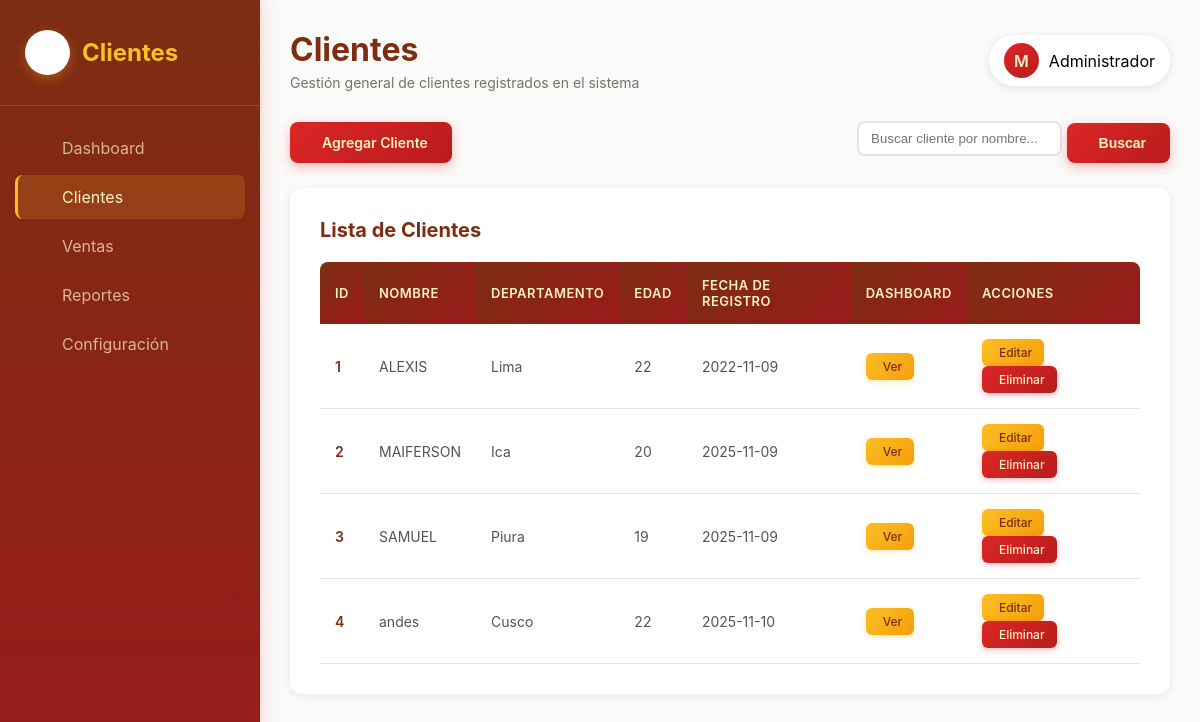
The page /clientes.php on the database its author committed.
### tables this page shows
CREATE TABLE `clientes` (
  `id` bigint(20) UNSIGNED NOT NULL,
  `nombre` varchar(255) NOT NULL,
  `apellido` varchar(100) NOT NULL,
  `telefono` varchar(15) DEFAULT NULL,
  `correo` varchar(150) DEFAULT NULL,
  `direccion` varchar(200) DEFAULT NULL,
  `departamento` varchar(255) NOT NULL,
  `fecha_nacimiento` date DEFAULT NULL,
  `edad` int(11) NOT NULL,
  `fecha_registro` varchar(10) NOT NULL
);

### funciones.php (called while the page is built, shortened)
<?php
function obtenerBD()
{
    $password = "";
    $user = "root";
    $dbName = "crm";
    $database = new PDO('mysql:host=localhost;dbname=' . $dbName, $user, $password);
    $database->query("set names utf8;");
    $database->setAttribute(PDO::ATTR_EMULATE_PREPARES, FALSE);
    $database->setAttribute(PDO::ATTR_ERRMODE, PDO::ERRMODE_EXCEPTION);
    $database->setAttribute(PDO::ATTR_DEFAULT_FETCH_MODE, PDO::FETCH_OBJ);
    return $database;
}
function obtenerClientes()
{
    $bd = obtenerBD();
    $sentencia = $bd->query("SELECT id, nombre, edad, departamento, fecha_registro FROM clientes");
    return $sentencia->fetchAll();
}

### clientes.php (the view, shortened to what this page needs)
<?php
include_once "funciones.php";
if (!isset($_GET["busqueda"]) || empty($_GET["busqueda"])) {
    $clientes = obtenerClientes();
} else {
    $clientes = buscarClientes($_GET["busqueda"]);
}
?>
<aside class="sidebar">
    <div class="sidebar-logo">
        <div class="sidebar-logo-icon">
        </div>
        <h2>Clientes</h2>
    </div>
    <ul class="sidebar-menu">
        <li>
            <a href="dashboard.php">
                <span>Dashboard</span>
            </a>
        </li>
        <li>
            <a href="clientes.php" class="active">
                <span>Clientes</span>
            </a>
        </li>
        <li>
            <a href="ventas.php">
                <span>Ventas</span>
            </a>
        </li>
        <li>
            <a href="reportes.php">
                <span>Reportes</span>
            </a>
        </li>
        <li>
            <a href="configuracion.php">
                <span>Configuración</span>
            </a>
        </li>
    </ul>
</aside>
<div class="main-content">
    <div class="header">
        <div class="header-left">
            <h1><i class="fas fa-users"></i> Clientes</h1>
            <p>Gestión general de clientes registrados en el sistema</p>
        </div>
        <div class="header-right">
            <div class="user-profile">
                <div class="user-avatar">M</div>
                <span>Administrador</span>
            </div>
        </div>
    </div>
    <div class="action-bar">
        <a href="formulario_agregar_cliente.php" class="btn">
            <i class="fas fa-user-plus"></i> Agregar Cliente
        </a>
        <form action="clientes.php" method="get" class="d-flex" style="gap:10px;">
            <input type="text" name="busqueda"
                value="<?php echo isset($_GET["busqueda"]) ? htmlspecialchars($_GET["busqueda"]) : ""; ?>"
                placeholder="Buscar cliente por nombre..."
                class="form-control" style="border:2px solid #e7e5e4; border-radius:8px; padding:8px 12px;">
            <button type="submit" class="btn">
                <i class="fas fa-search"></i> Buscar
            </button>
        </form>
    </div>
    <div class="table-container">
        <div class="table-header">
            <h2><i class="fas fa-list"></i> Lista de Clientes</h2>
        </div>
        <table id="tablaClientes" class="display">
            <thead>
                <tr>
                    <th>ID</th>
                    <th>Nombre</th>
                    <th>Departamento</th>
                    <th>Edad</th>
                    <th>Fecha de Registro</th>
                    <th>Dashboard</th>
                    <th>Acciones</th>
                </tr>
            </thead>
            <tbody>
                <?php foreach ($clientes as $cliente) { ?>
                    <tr>
                        <td><?php echo $cliente->id; ?></td>
                        <td><?php echo htmlspecialchars($cliente->nombre); ?></td>
                        <td><?php echo htmlspecialchars($cliente->departamento); ?></td>
                        <td><?php echo htmlspecialchars($cliente->edad); ?></td>
                        <td><?php echo htmlspecialchars($cliente->fecha_registro); ?></td>
                        <td>
                            <a class="btn-small btn-edit" href="dashboard_cliente.php?id=<?php echo $cliente->id; ?>">
                                <i class="fas fa-chart-line"></i> Ver
                            </a>
                        </td>
                        <td>
                            <a href="formulario_editar_cliente.php?id=<?php echo $cliente->id; ?>" class="btn-small btn-edit">
                                <i class="fas fa-edit"></i> Editar
                            </a>
                            <a href="eliminar_cliente.php?id=<?php echo $cliente->id; ?>"
                               class="btn-small btn-delete"
                               onclick="return confirm('¿Estás seguro de eliminar este cliente?');">
                                <i class="fas fa-trash"></i> Eliminar
                            </a>
                        </td>
                    </tr>
                <?php } ?>
            </tbody>
        </table>
    </div>
</div>
<?php include_once "pie.php"; ?>

### pie.php (shortened to what this page needs)
</body>
</html>

### clientes.php (style rules this page uses)
* { margin: 0; padding: 0; box-sizing: border-box; }
.sidebar { width: 260px; background: linear-gradient(180deg, #7c2d12 0%, #991b1b 100%); color: white; padding: 30px 0; position: fixed; height: 100vh; overflow-y: auto; box-shadow: 4px 0 15px rgba(220, 38, 38, 0.15); }
.sidebar-logo { padding: 0 25px 30px; border-bottom: 1px solid rgba(251, 191, 36, 0.2); margin-bottom: 20px; display: flex; align-items: center; gap: 12px; }
.sidebar-logo-icon { width: 45px; height: 45px; background: white; border-radius: 50%; display: flex; align-items: center; justify-content: center; box-shadow: 0 4px 12px rgba(251, 191, 36, 0.3); padding: 5px; }
.sidebar-logo h2 { font-size: 24px; font-weight: 700; color: #fbbf24; }
.sidebar-menu { list-style: none; padding: 0 15px; }
.sidebar-menu li { margin-bottom: 5px; }
.sidebar-menu a { display: flex; align-items: center; padding: 12px 15px; color: rgba(254, 243, 199, 0.7); text-decoration: none; border-radius: 8px; transition: all 0.3s; }
.sidebar-menu a:hover, .sidebar-menu a.active { background-color: rgba(251, 191, 36, 0.15); color: #fef3c7; border-left: 3px solid #fbbf24; padding-left: 12px; }
.main-content { margin-left: 260px; flex: 1; padding: 30px; }
.header { display: flex; justify-content: space-between; align-items: center; margin-bottom: 30px; }
.header-left h1 { font-size: 32px; color: #7c2d12; margin-bottom: 5px; }
.header-left p { color: #78716c; font-size: 14px; }
.header-right { display: flex; align-items: center; gap: 15px; }
.user-profile { display: flex; align-items: center; gap: 10px; background-color: white; padding: 8px 15px; border-radius: 25px; cursor: pointer; box-shadow: 0 2px 8px rgba(0,0,0,0.1); transition: all 0.3s; }
.user-avatar { width: 35px; height: 35px; border-radius: 50%; background: linear-gradient(135deg, #dc2626 0%, #b91c1c 100%); display: flex; align-items: center; justify-content: center; color: #fef3c7; font-weight: 600; }
.action-bar { display: flex; justify-content: space-between; align-items: center; margin-bottom: 25px; }
.btn { background: linear-gradient(135deg, #dc2626 0%, #b91c1c 100%); color: #fef3c7; padding: 12px 24px; border-radius: 8px; text-decoration: none; font-weight: 600; display: inline-flex; align-items: center; gap: 8px; transition: all 0.3s; box-shadow: 0 4px 12px rgba(220, 38, 38, 0.3); border: none; cursor: pointer; font-size: 14px; }
.table-container { background: white; border-radius: 12px; padding: 30px; box-shadow: 0 2px 8px rgba(0,0,0,0.08); overflow-x: auto; }
.table-header { display: flex; justify-content: space-between; align-items: center; margin-bottom: 20px; }
.table-header h2 { font-size: 20px; color: #7c2d12; }
#tablaClientes { width: 100% !important; border-collapse: collapse; }
#tablaClientes thead th { background: linear-gradient(135deg, #7c2d12 0%, #991b1b 100%); color: #fef3c7; padding: 15px; text-align: left; font-weight: 600; font-size: 13px; text-transform: uppercase; letter-spacing: 0.5px; border: none; }
#tablaClientes thead th:first-child { border-radius: 8px 0 0 0; }
#tablaClientes thead th:last-child { border-radius: 0 8px 0 0; }
#tablaClientes tbody tr { border-bottom: 1px solid #e7e5e4; transition: all 0.3s; }
#tablaClientes tbody td { padding: 15px; color: #57534e; font-size: 14px; }
#tablaClientes tbody td:first-child { font-weight: 600; color: #7c2d12; }
.btn-small { padding: 6px 12px; font-size: 12px; border-radius: 6px; text-decoration: none; display: inline-flex; align-items: center; gap: 5px; transition: all 0.3s; font-weight: 500; margin-right: 5px; }
.btn-edit { background: linear-gradient(135deg, #fbbf24 0%, #f59e0b 100%); color: #7c2d12; box-shadow: 0 2px 6px rgba(251, 191, 36, 0.3); }
.btn-delete { background: linear-gradient(135deg, #dc2626 0%, #b91c1c 100%); color: #fef3c7; box-shadow: 0 2px 6px rgba(220, 38, 38, 0.3); }

### rows shown on the page
clientes: id "1", nombre "ALEXIS", departamento "Lima", edad "22", fecha_registro "2022-11-09"
clientes: id "2", nombre "MAIFERSON", departamento "Ica", edad "20", fecha_registro "2025-11-09"
clientes: id "3", nombre "SAMUEL", departamento "Piura", edad "19", fecha_registro "2025-11-09"
clientes: id "4", nombre "andes", departamento "Cusco", edad "22", fecha_registro "2025-11-10"
